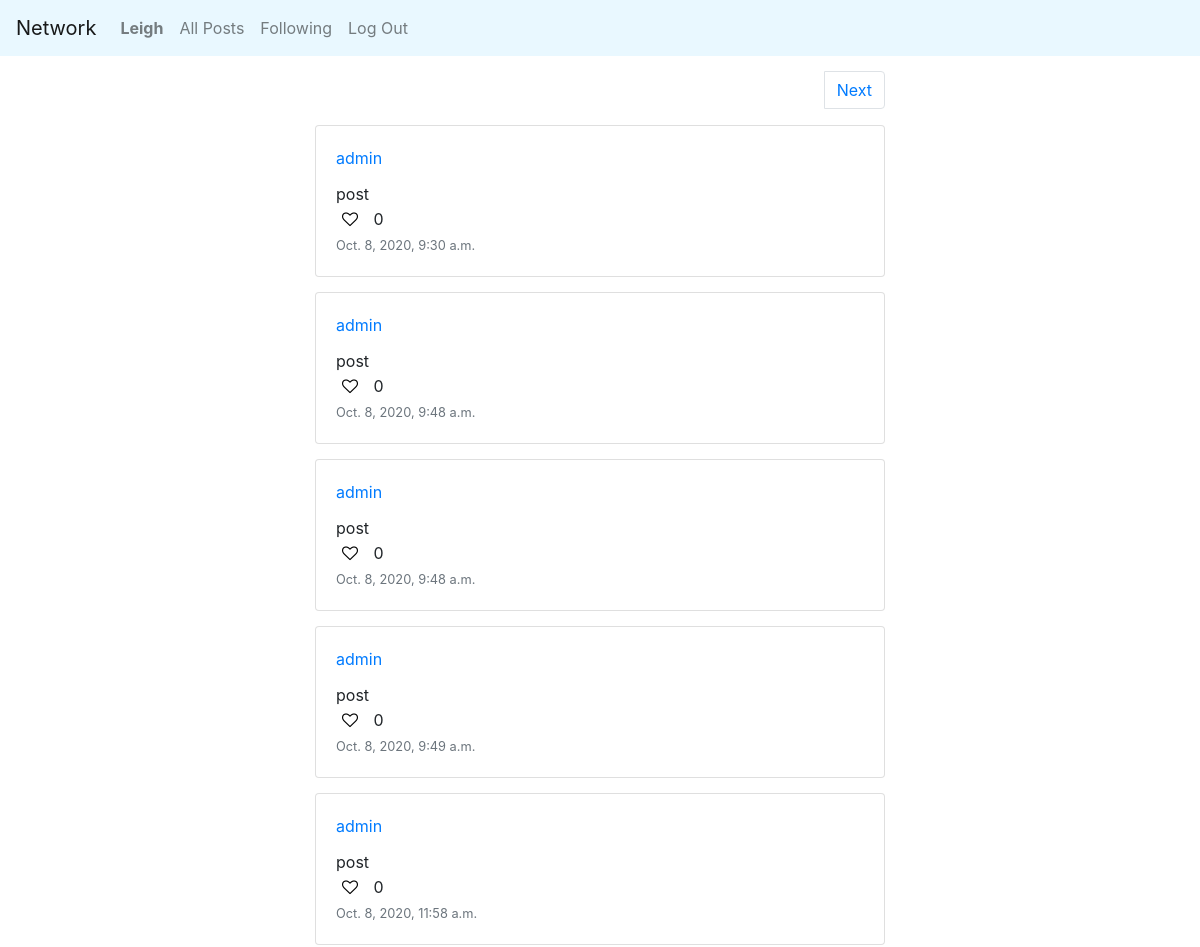
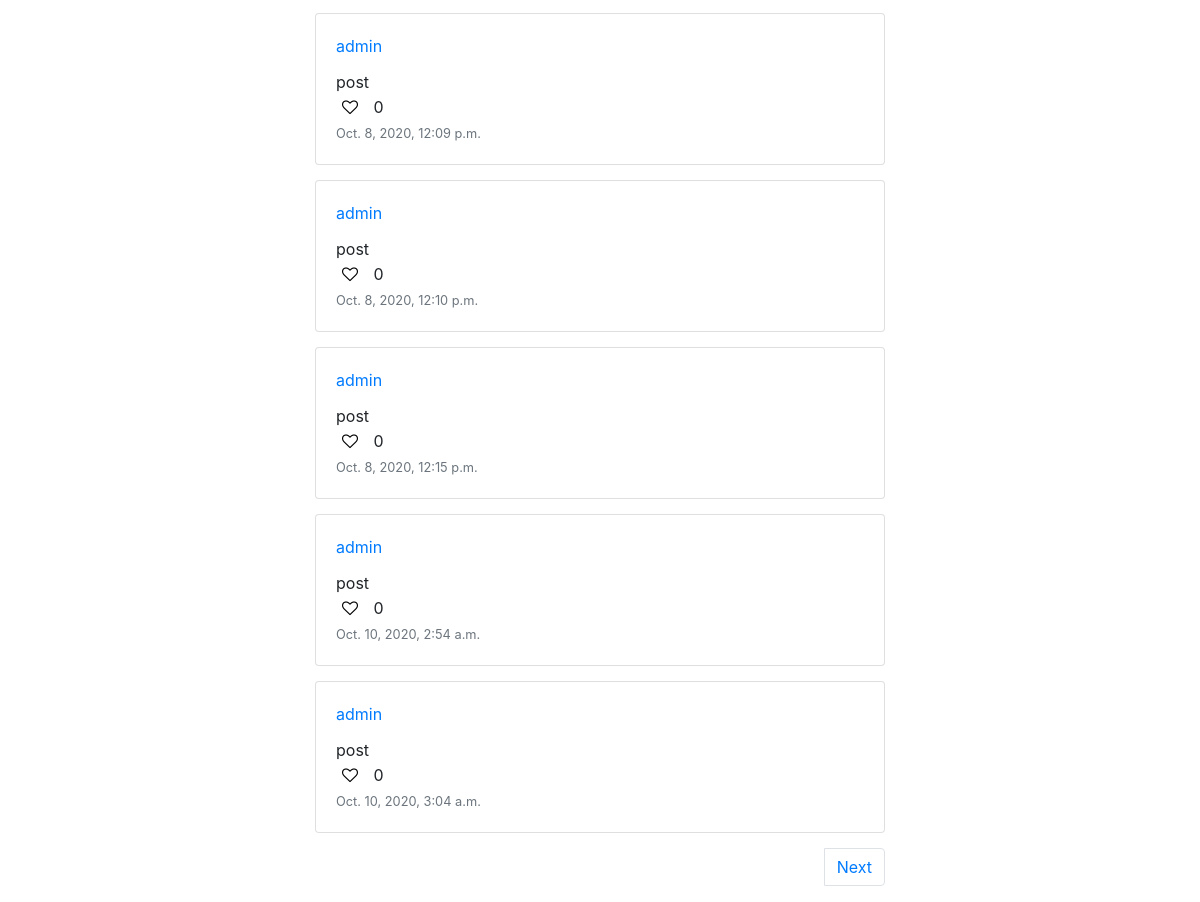
Page /following (signed in) on the committed database (2 pictures, top to bottom).
### network/models.py (models this page shows)
class User(AbstractUser):
    followers = models.ManyToManyField("self", blank=True,
        symmetrical=False, related_name="following")

class Post(models.Model):
    user = models. ForeignKey(User, null=True, on_delete=models.CASCADE)
    body = models.TextField(max_length=250)
    likes = models.ManyToManyField(User, blank=True, related_name="post_likes")
    timestamp = models.DateTimeField(auto_now=True)

### network/views.py (the view)
# urls.py: path("following", views.following, name="following")
def following(request):
    posts=[]
    page = request.GET.get("page", 1)
    paginator = Paginator(posts, 10)
    fetched_user = User.objects.get(email=request.user.email)
    fetched_following = User.objects.all().filter(following=fetched_user)
    for f in fetched_following:
        fetched_posts = list(Post.objects.filter(user=f))
        for fpost in fetched_posts:
            posts.append(fpost)
    try:
        posts = paginator.page(page)
    except PageNotAnInteger:
        posts = paginator.page(1)
    except EmptyPage:
        posts = paginator.page(paginator.num_pages)
    return render(request, "network/following.html", {
        "posts":posts
    })

### network/templatetags/is_liked.py (called while the page is built)
@register.simple_tag(name="is_liked")
def is_liked(post_id, user_id):
    fetched_post = Post.objects.get(pk=post_id)
    UserLikesCurrentPost = (
        fetched_post.likes.all().filter(pk=user_id).exists()
    )
    return UserLikesCurrentPost

### network/templates/network/following.html
{% extends "network/layout.html" %}
{% load static %}
{% block body %}
<div class="container">
    {% include "network/paginate.html" with posts=posts %}
    {% for post in posts %}
    {% include "network/post.html" with post=post %}
    {% endfor %}
    {% include "network/paginate.html" with posts=posts %}
</div>
{% endblock %}

### network/templates/network/layout.html (shortened to what this page needs)
{% load static %}
<!DOCTYPE html>
<html lang="en">
    <head>
        <link rel="stylesheet" href="https://stackpath.bootstrapcdn.com/bootstrap/4.4.1/css/bootstrap.min.css">
        <link href="{% static 'network/styles.css' %}" rel="stylesheet">
        <link rel="stylesheet" href="https://maxcdn.bootstrapcdn.com/font-awesome/4.3.0/css/font-awesome.min.css">
    </head>
    <body>
        <nav class="navbar navbar-expand-lg navbar-light ">
            <a class="navbar-brand" href="#">Network</a>
            <div>
              <ul class="navbar-nav mr-auto">
                {% if user.is_authenticated %}
                    <li class="nav-item">
                        <a class="nav-link" href="#"><strong>{{ user.username }}</strong></a>
                    </li>
                {% endif %}
                <li class="nav-item">
                  <a class="nav-link" href="{% url 'network:index' %}">All Posts</a>
                </li>
                {% if user.is_authenticated %}
                    <li class="nav-item">
                        <a class="nav-link" href="{% url 'network:following' %}">Following</a>
                    </li>
                    <li class="nav-item">
                        <a class="nav-link" href="{% url 'network:logout' %}">Log Out</a>
                    </li>
                {% endif %}
              </ul>
            </div>
          </nav>
        <div class="body">
            {% block body %}
            {% endblock %}
        </div>
    </body>
</html>

### network/templates/network/post.html (shortened to what this page needs)
{% load is_liked %}
{% load static %}
{% is_liked post.pk request.user.pk as liked_by_user %}
<div class="card">
    <div class="card-body">
        <div class="top-row">
            <a href="{% url 'network:user' post.user.pk %}"
            class="card-title">{{post.user.username}}</a>
        </div>
        <div id="{{post.pk}}" class="post-container">
            <p id="{{post.pk}}" class="card-text post-body">{{post.body}}</p>
        </div>
        {% if user.is_authenticated %}
        {% if liked_by_user %}
        <button class="like-button"
                type="submit"
                id="{{post.pk}}"
                value=like
                name=like
                onclick="toggleLiked('{{post.pk}}')">
            <i id="{{post.pk}}"
               class="fa fa-heart"></i>
        </button>
        {% else %}
        <button class="like-button"
                type="submit"
                id="{{post.pk}}"
                value=like
                name=like
                onclick="toggleLiked('{{post.pk}}')">
            <i id="{{post.pk}}"
               class="fa fa-heart-o"></i>
        </button>
        {% endif %}
        {% else %}
        <span class="red">Likes</span>
        {% endif %}
        <span id="{{post.pk}}"
              class="likes-count">{{post.likes.count}}</span>
        <p class="card-text"><small class="text-muted">{{post.timestamp}}</small></p>
    </div>
</div>

### network/static/network/styles.css (style rules this page uses)
.container { width: 50%; margin: 0 auto; margin-top: 15px; }
.navbar { background-color: #e9f8ff; }
.top-row { display: flex; justify-content: space-between; }
.card { margin-top: 15px; margin-bottom: 15px; }
.edit-button, .like-button, .unlike-button { background: none; cursor: pointer; border: 0; }
ul { padding: 0; }
.likes-count { margin-left: 5px; }

### rows in the picture
User: username "Leigh"
Post: user.username "admin", body "post", likes.count "0", timestamp "Oct. 8, 2020, 9:30 a.m."
Post: user.username "admin", body "post", likes.count "0", timestamp "Oct. 8, 2020, 9:48 a.m."
Post: user.username "admin", body "post", likes.count "0", timestamp "Oct. 8, 2020, 9:48 a.m."
Post: user.username "admin", body "post", likes.count "0", timestamp "Oct. 8, 2020, 9:49 a.m."
Post: user.username "admin", body "post", likes.count "0", timestamp "Oct. 8, 2020, 11:58 a.m."
Post: user.username "admin", body "post", likes.count "0", timestamp "Oct. 8, 2020, 12:09 p.m."
Post: user.username "admin", body "post", likes.count "0", timestamp "Oct. 8, 2020, 12:10 p.m."
Post: user.username "admin", body "post", likes.count "0", timestamp "Oct. 8, 2020, 12:15 p.m."
Post: user.username "admin", body "post", likes.count "0", timestamp "Oct. 10, 2020, 2:54 a.m."
Post: user.username "admin", body "post", likes.count "0", timestamp "Oct. 10, 2020, 3:04 a.m."
